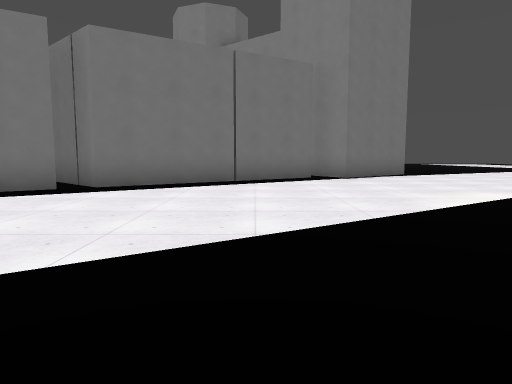
[1] (above)

19 first-person views from a walk through a level from a Godot 3-D game. The camera is 1.3 m above the floor, tilts 6° down and sees 70° across. The floor is counted in squares, 2 m on a side. Each view is taken from the middle of a square. On the plan, view 1 faces up. The plan holds only what a view shows up to about 11 squares ahead; the rest is blank. The place goes on beyond the plan. Flat picture figures and markers are not drawn. Some surface patterns are stand-ins.

[2]
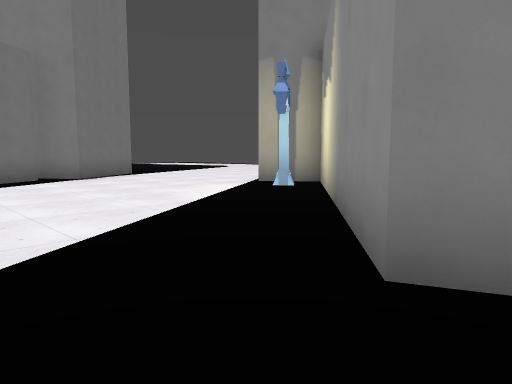

[3]
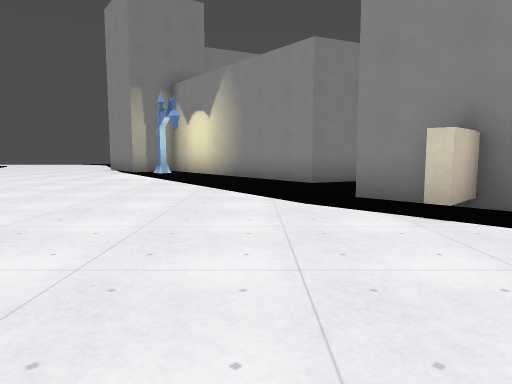

[4]
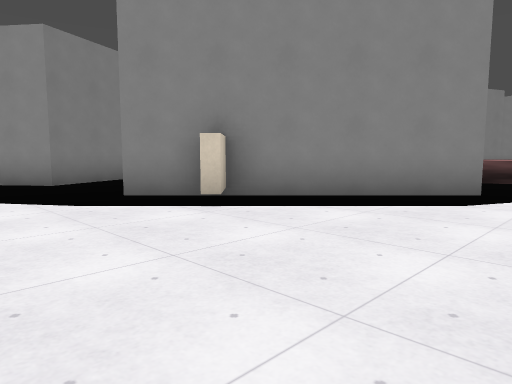

[5]
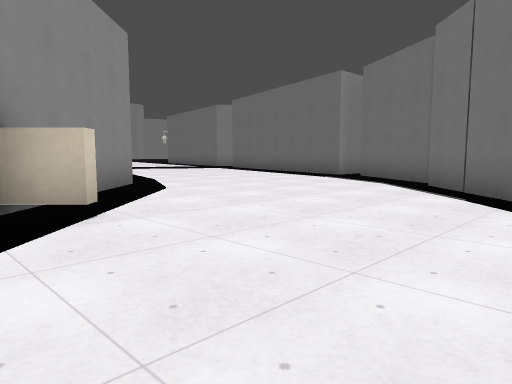

[6]
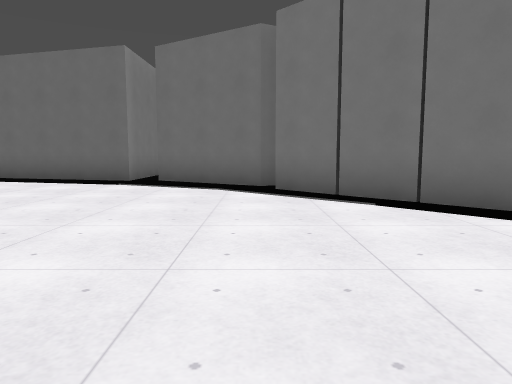

[7]
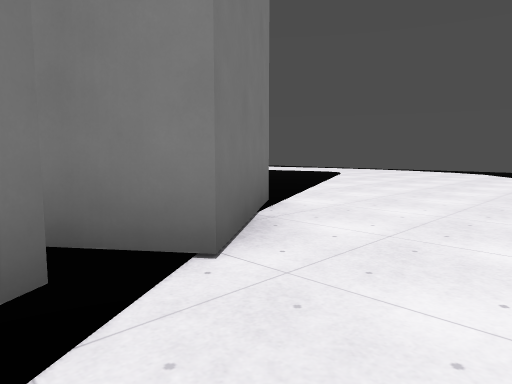

[8]
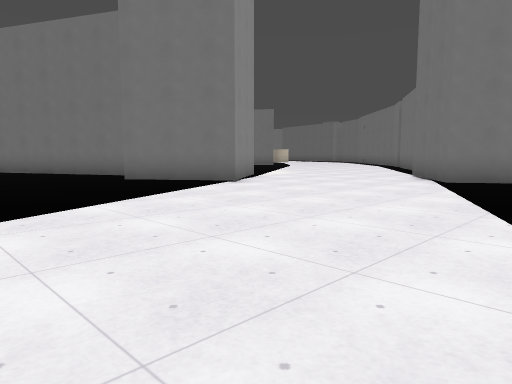

[9]
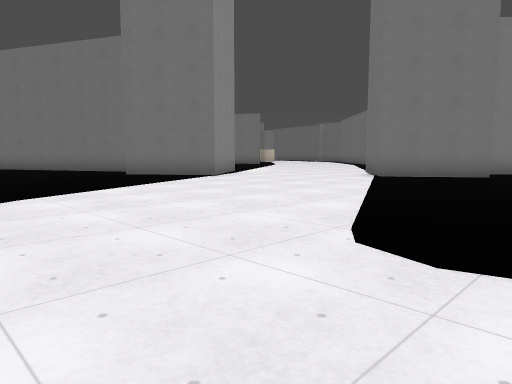

[10]
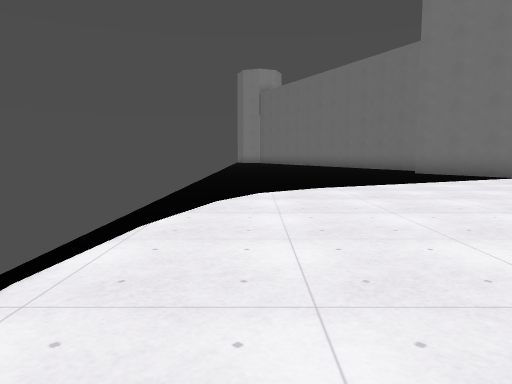

[11]
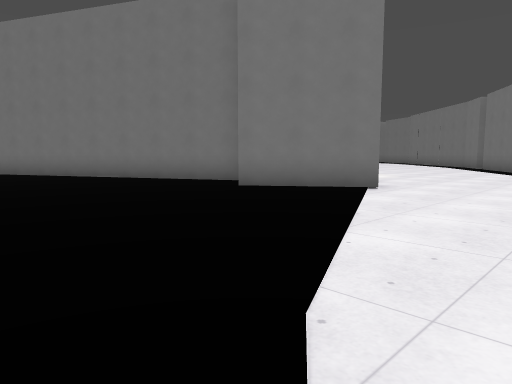

[12]
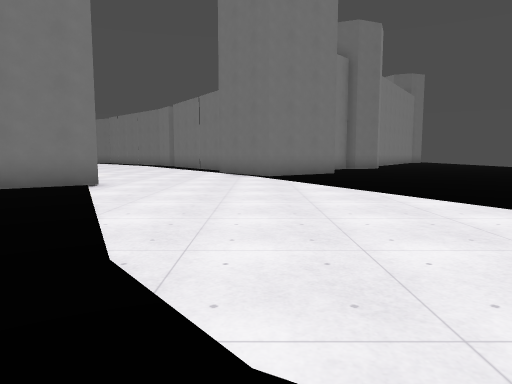

[13]
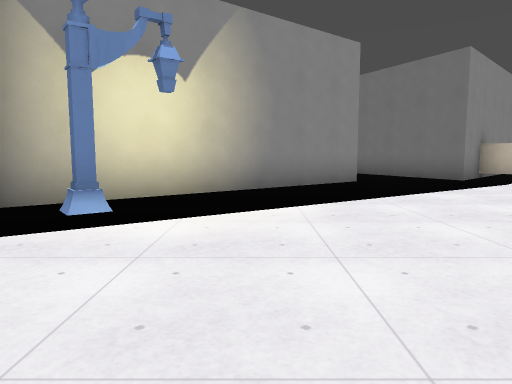

[14]
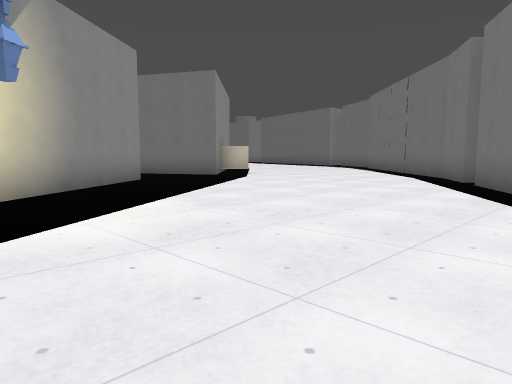

[15]
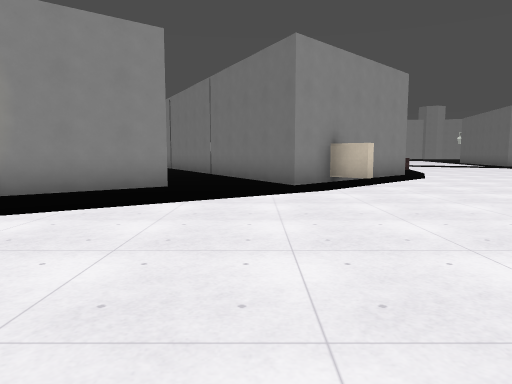

[16]
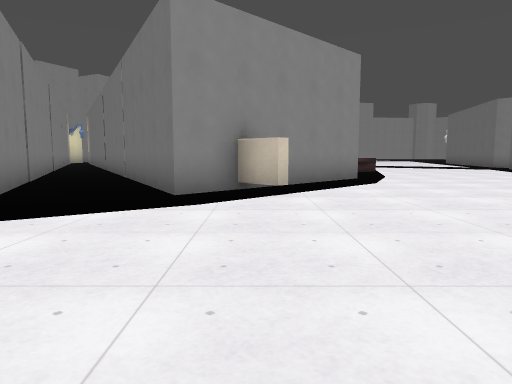

[17]
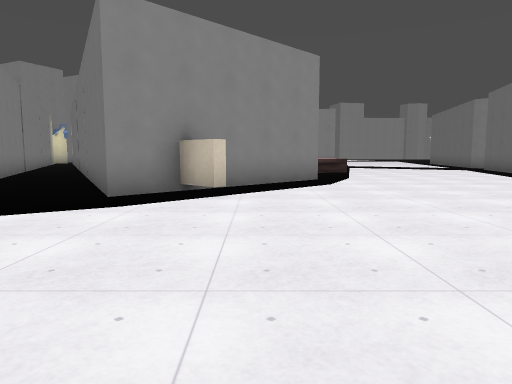

[18]
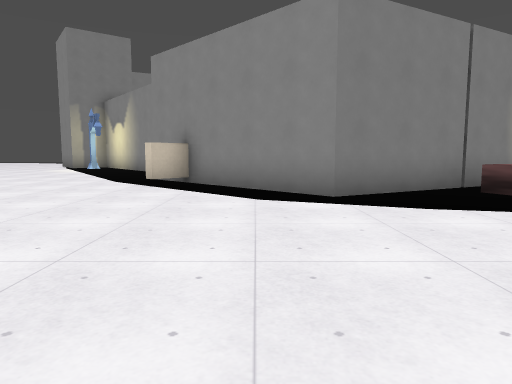

[19]
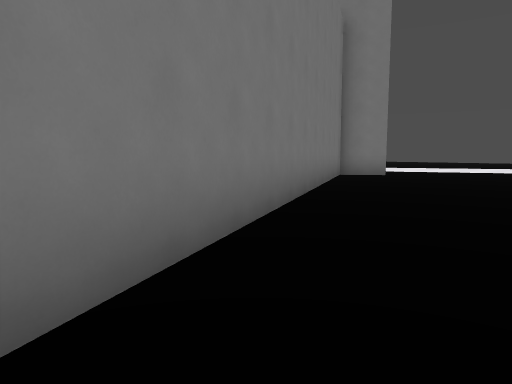

### Floor plan
Points are (right, up) in squares from view 1. A wall is a line through its corners. A room is listed if a view was taken in it or the views show most of it. See-through windows are left out.
Room 1 (view 1)
walls: (-1.1, -0.7) (-0.1, -2.6); (1.6, -1.2) (0.7, 0.8)
ways out: opening at (0, 0) to room 2
Room 2 (views 2, 3, 4, 5, 6, 7, 8, 9, 10, 11, 12, 13, 14, 15, 16, 17, 18, 19)
walls: (3, 13.7) (4.7, 11.4) (2.4, 9.7) (1.6, 10.8); (1.6, 9.9) (-3.1, 7) (-4.6, 8.4); (0.8, 13.7) (1.4, 13.2); (8, 4.6) (12.7, -4.8); (-3.6, 6.6) (-4.9, 5.8); (0.7, 0.8) (6, 4.9) (5.1, 6) (7.4, 7.7) (9, 5.5) (8.3, 5); (-4.9, 5.9) (-9.5, 1.2); (-10, 1.1) (-11.5, -1.3); (-4.3, -5.6) (-5.6, -3.2) (-1.8, 0.6) (-1.1, -0.7); (-12.9, -1.8) (-11.4, -1.9) (-12.3, -5.5)
ways out: opening at (0, 0) to room 1
objects: block (-3, 0); streetlight (5, 5)

Where each view was taken, in squares from view 1:
view 1: 0 up, 0 right, facing up
view 2: 0 up, 1 left, facing up-right
view 3: 2 up, 7 left, facing right
view 4: 3 up, 7 left, facing down-right
view 5: 4 up, 2 left, facing down-left
view 6: 1 up, 3 left, facing left
view 7: 8 up, 1 right, facing up-right
view 8: 14 up, 13 right, facing down-left
view 9: 16 up, 14 right, facing down-left
view 10: 17 up, 14 right, facing down
view 11: 11 up, 14 right, facing down-left
view 12: 11 up, 15 right, facing left
view 13: 9 up, 3 right, facing down
view 14: 9 up, 5 right, facing down-left
view 15: 8 up, 1 left, facing down
view 16: 6 up, 3 left, facing down
view 17: 6 up, 4 left, facing down
view 18: 2 down, 11 left, facing right
view 19: 5 down, 14 right, facing up-left
